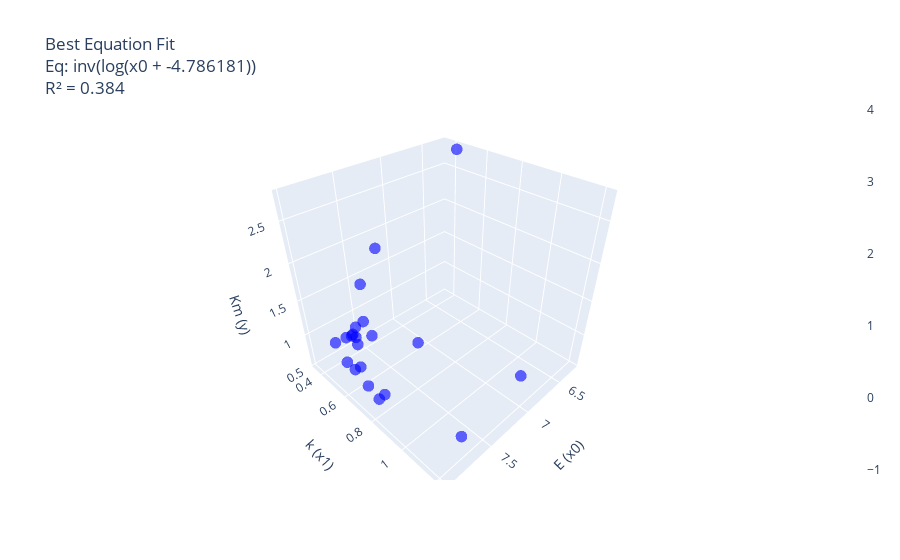

The notebook cell saved with this chart:
### Code cell
import plotly.graph_objects as go
from sklearn.metrics import r2_score

# 计算 R²
y_pred = eval_func(X[:, 0], X[:, 1])
r2 = r2_score(y, y_pred)

# 网格
# x0_vals = np.linspace(df['P_Km_relative'].min(), df['P_Km_relative'].max(), 50)
# x1_vals = np.linspace(df['P_Vmax_relative'].min(), df['P_Vmax_relative'].max(), 50)
# make the grid a bit larger for better visualization
x0_vals = np.linspace(df['P_Km_relative'].min()*0.5, df['P_Km_relative'].max()*1.1, 50)
x1_vals = np.linspace(df['P_Vmax_relative'].min()*0.5, df['P_Vmax_relative'].max()*1.1, 50)

X0, X1 = np.meshgrid(x0_vals, x1_vals)
Y_pred = eval_func(X0, X1)

fig = go.Figure()

# 数据点
fig.add_trace(go.Scatter3d(
    x=X[:, 0],
    y=X[:, 1],
    z=y,
    mode='markers',
    marker=dict(size=4, color='blue', opacity=0.6),
    name="Actual Data"
))

# 曲面
fig.add_trace(go.Surface(
    x=x0_vals, y=x1_vals, z=Y_pred,
    colorscale='Viridis',
    opacity=0.7,
    name="Predicted Surface"
))

# 在标题里加方程 & R²（字符格式）
fig.update_layout(
    scene=dict(
        xaxis_title="E (x0)",
        yaxis_title="k (x1)",
        zaxis_title="Km (y)",
    ),
    title=f"Best Equation Fit<br>Eq: {best_equation_str}<br>R² = {r2:.3f}"
)

fig.show()

### Figure 1 — Plotly figure (JSON) as saved in the notebook; plotly's stock layout.template omitted (floating-point values rounded to 4 significant figures; data arrays with more than 128 entries replaced by an {"elided": "..."} marker saying what was removed)
{"data": [{"marker": {"color": "blue", "opacity": 0.6, "size": 4}, "mode": "markers", "name": "Actual Data", "type": "scatter3d", "x": [7.808, 7.609, 7.877, 7.806, 7.624, 7.855, 7.863, 7.411, 7.984, 7.93, 7.709, 7.973, 7.756, 7.918, 6.736, 7.415, 7.906, 7.6, 7.117, 7.738, 6.252], "y": [1.218, 0.4062, 0.5998, 0.5813, 0.5023, 0.6204, 0.742, 0.3485, 0.5489, 0.5732, 0.4661, 0.8711, 0.5345, 0.7124, 1.103, 0.5053, 0.6122, 0.5433, 0.5889, 0.425, 0.4305], "z": [0.9497, 0.7584, 1.295, 1.336, 1.167, 1.184, 0.5561, 1.377, 1.2, 0.899, 0.9791, 1.001, 0.5993, 0.7678, 0.5509, 2.053, 0.8317, 0.9929, 0.5654, 0.8855, 2.76]}, {"colorscale": [[0, "#440154"], [0.1111, "#482878"], [0.2222, "#3e4989"], [0.3333, "#31688e"], [0.4444, "#26828e"], [0.5556, "#1f9e89"], [0.6667, "#35b779"], [0.7778, "#6ece58"], [0.8889, "#b5de2b"], [1, "#fde725"]], "name": "Predicted Surface", "opacity": 0.7, "type": "surface", "x": [0.2755, 0.3318, 0.3881, 0.4445, 0.5008, 0.5572, 0.6135, 0.6699, 0.7262, 0.7825, 0.8389, 0.8952, 0.9516, 1.008, 1.064, 1.121, 1.177, 1.233, 1.29, 1.346, 1.402, 1.459, 1.515, 1.571, 1.628, 1.684, 1.74, 1.797, 1.853, 1.909, 1.966, 2.022, 2.078, 2.135, 2.191, 2.247, 2.304, 2.36, 2.416, 2.473, 2.529, 2.586, 2.642, 2.698, 2.755, 2.811, 2.867, 2.924, 2.98, 3.036], "y": [0.02288, 0.05562, 0.08836, 0.1211, 0.1538, 0.1866, 0.2193, 0.252, 0.2848, 0.3175, 0.3502, 0.383, 0.4157, 0.4484, 0.4812, 0.5139, 0.5467, 0.5794, 0.6121, 0.6449, 0.6776, 0.7103, 0.7431, 0.7758, 0.8085, 0.8413, 0.874, 0.9067, 0.9395, 0.9722, 1.005, 1.038, 1.07, 1.103, 1.136, 1.169, 1.201, 1.234, 1.267, 1.3, 1.332, 1.365, 1.398, 1.431, 1.463, 1.496, 1.529, 1.561, 1.594, 1.627], "z": {"elided": "50x50 float values"}}], "layout": {"scene": {"xaxis": {"title": {"text": "E (x0)"}}, "yaxis": {"title": {"text": "k (x1)"}}, "zaxis": {"title": {"text": "Km (y)"}}}, "title": {"text": "Best Equation Fit<br>Eq: inv(log(x0 + -4.786181))<br>R² = 0.384"}}}
